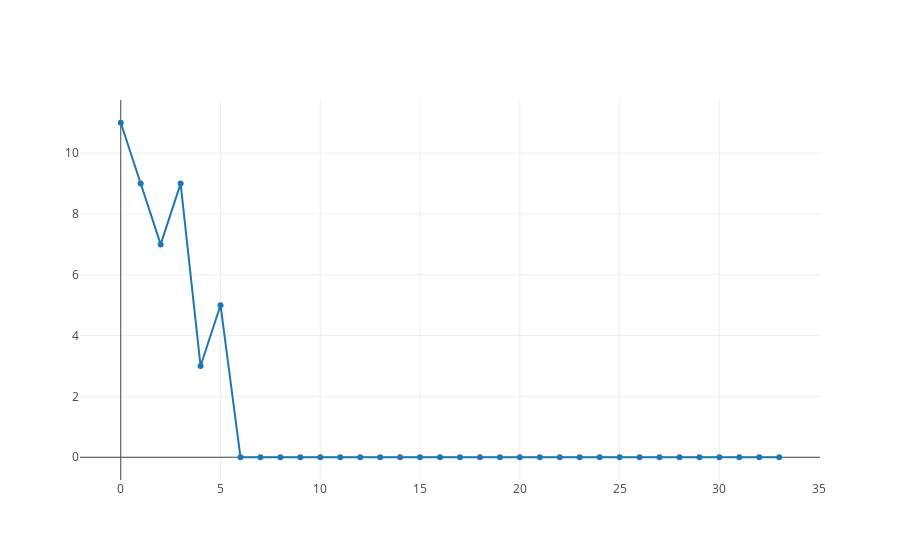

Notebook cell for this chart:
### Code cell
console.log(time_series.sort())
openDigger.render.plotly([
        {y: time_series.map(d => d[2]) ,mode: 'lines+markers', name: 'activity'}
    ], );

### Figure 1 — Plotly figure (JSON) as saved in the notebook; plotly's stock layout.template omitted (floating-point values rounded to 4 significant figures)
{"data": [{"mode": "lines+markers", "name": "activity", "y": ["11", "9", "7", "9", "3", "5", "0", "0", "0", "0", "0", "0", "0", "0", "0", "0", "0", "0", "0", "0", "0", "0", "0", "0", "0", "0", "0", "0", "0", "0", "0", "0", "0", "0"]}], "layout": {}}
